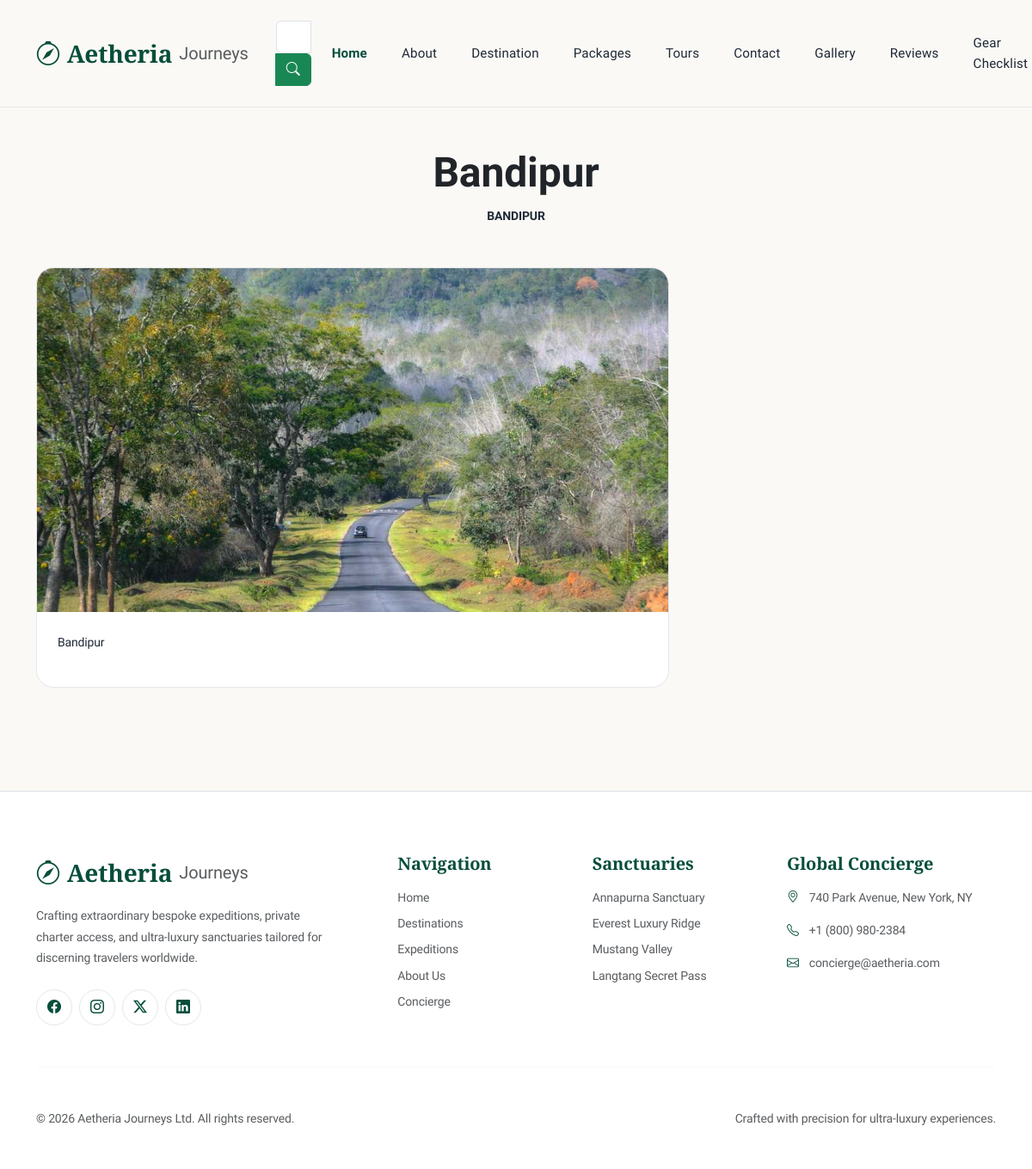
Page /destination_detail/1/ on the earlier database version.
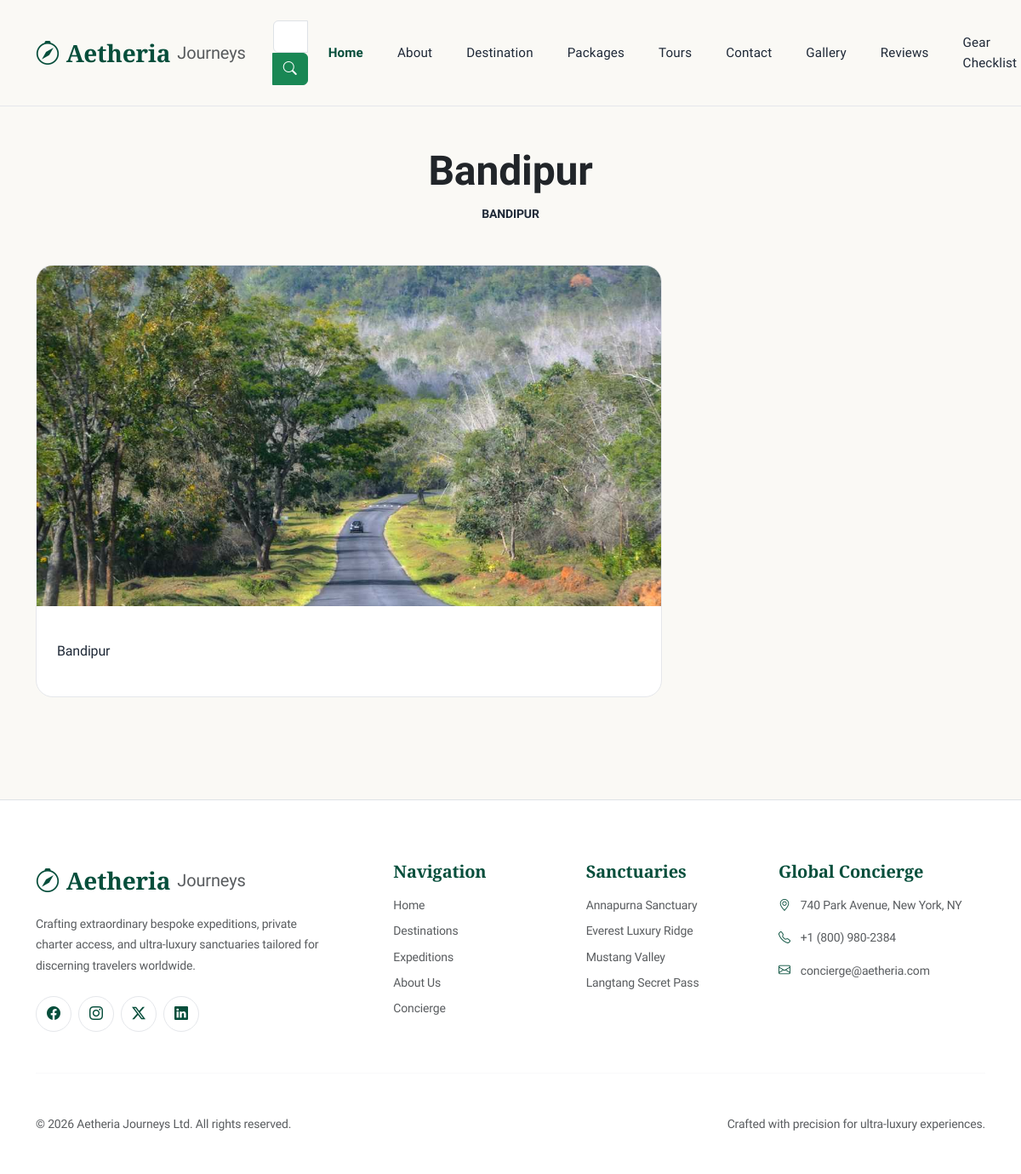
Same page on the later database version.
### userpage/views.py (the view)
# urls.py: path('destination_detail/<int:destination_id>/', destination_detail, name='destination_detail'),
def destination_detail(request, destination_id):
    destination = get_object_or_404(Destination, id=destination_id) # id =3
    context = {
        'destination': destination,
    }
    return render(request, 'userpage/destination_detail.html', context)

### userpage/templates/userpage/destination_detail.html (shortened to what this page needs)
{% extends "userpage/base.html" %}
{% block content %}
 <section id="destination-detail" class="py-5 my-5">
        <div class="container py-4">
            <div class="text-center mb-5" data-aos="fade-up">
                <h2 class="display-5 fw-bold text-dark mt-1">{{ destination.name }}</h2>
                <span class="text-accent text-uppercase fw-semibold small">{{ destination.location }}</span>
            </div>
            <div class="row g-4">
                <div class="col-lg-8" data-aos="fade-up" data-aos-delay="100">
                    <div class="luxury-card h-100">
                        <div class="card-img-zoom position-relative" style="height: 400px;">
                            {% if destination.image %}
                                <img src="{{ destination.image.url }}" alt="{{ destination.name }}" class="w-100 h-100 object-fit-cover">
                            {% else %}
                                <img src="https://images.unsplash.com/photo-1544735716-392fe2489ffa?auto=format&fit=crop&w=800&q=80" alt="Destination Default" class="w-100 h-100 object-fit-cover">
                            {% endif %}
                        </div>
                        <div class="p-4">
                            <p class="text-gray small mb-3">{{ destination.description|safe }}</p>
                        </div>
                    </div>
                </div>
            </div>
        </div>
    </section>
{% endblock %}

Differences in the rows shown:
changed Destination "Bandipur": description "Bandipur" → "<p>Bandipur</p>" (drawn)
